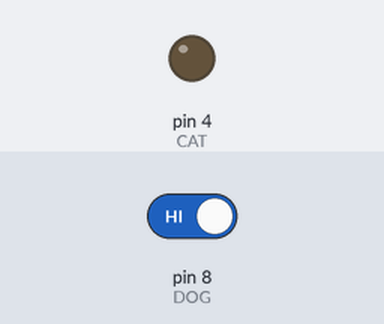
The sketch below on a simulated Arduino Uno, built with avr-gcc and run on an emulated ATmega328P. On the bench: output pins drawn as LEDs (lit = HIGH). The inputs (shaded band) are chosen by the test bench; at power-on: pin 8 (DOG) HIGH.

Above: at 1.2 s.
1.3 s: pin 8 (DOG) driven LOW
At 1.8 s:
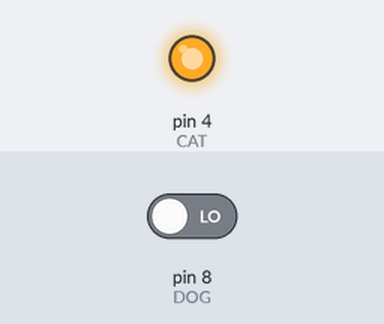
2.8 s: pin 8 (DOG) driven HIGH
At 4.2 s:
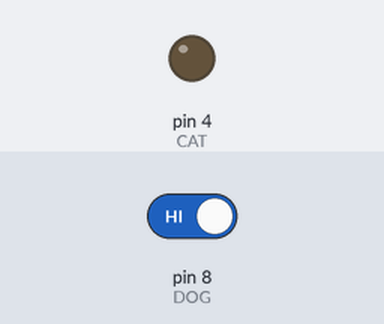
Timing chart, 0 to 5.8 s (numbered marks = the images above; inputs shaded):
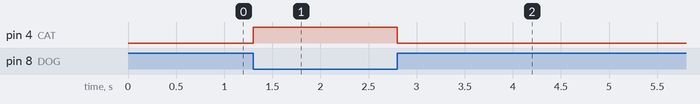

The sketch:

PRACTICA9.ino
```cpp
int estado=5;
int DOG=8;
int CAT=4;

void setup() {
pinMode(DOG,INPUT);
pinMode (CAT,OUTPUT);
}

void loop() {
estado= digitalRead (DOG);
if (estado == LOW){
digitalWrite(CAT,HIGH);


}
else  {
digitalWrite(CAT,LOW);
}
}
```

Measured:
- after the input at 1.3 s, pin 4 (CAT): LOW → HIGH at once
- after the input at 2.8 s, pin 4 (CAT): HIGH → LOW at once
